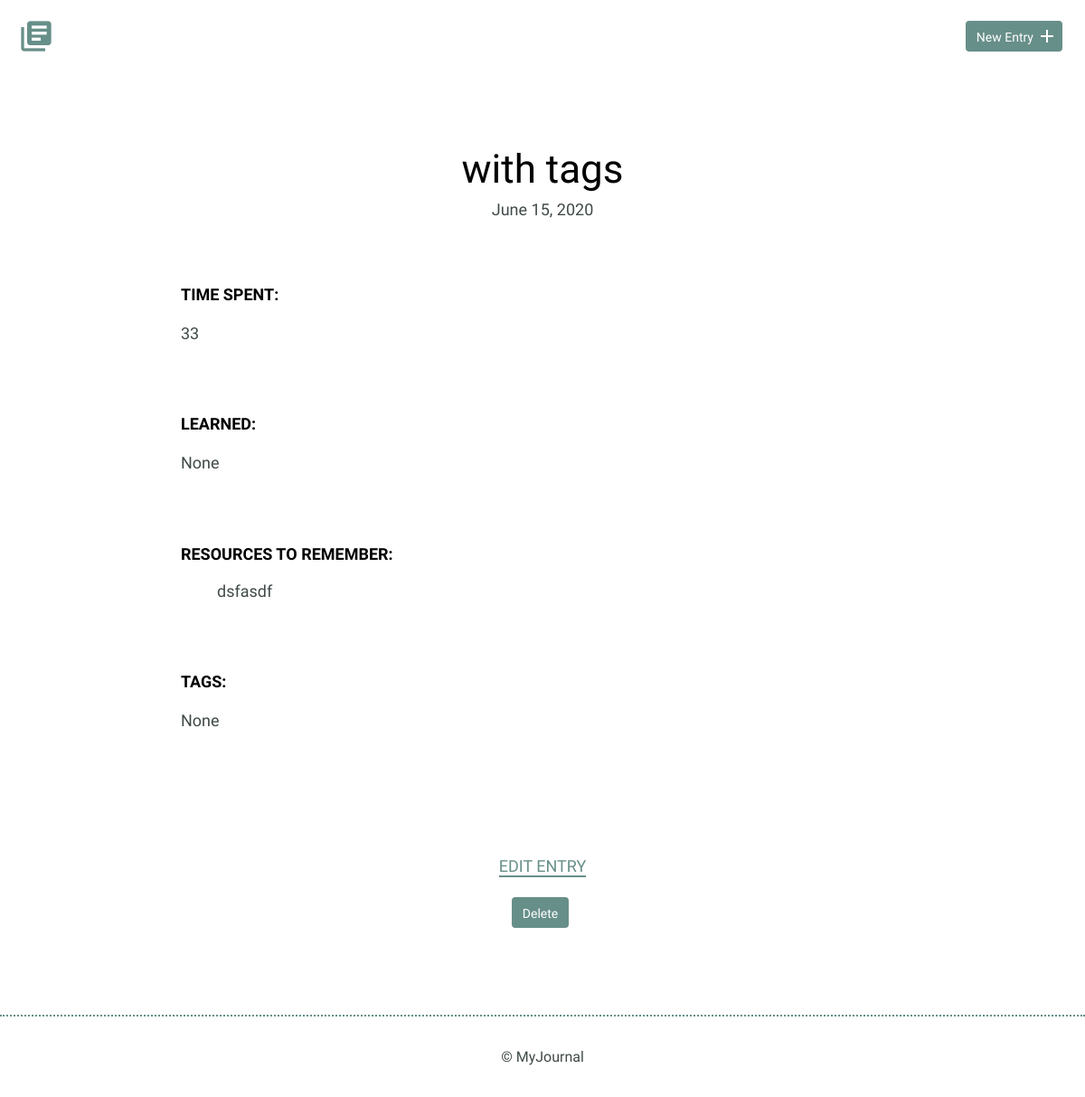
Before: /detail.php?id=10 with the older database file.
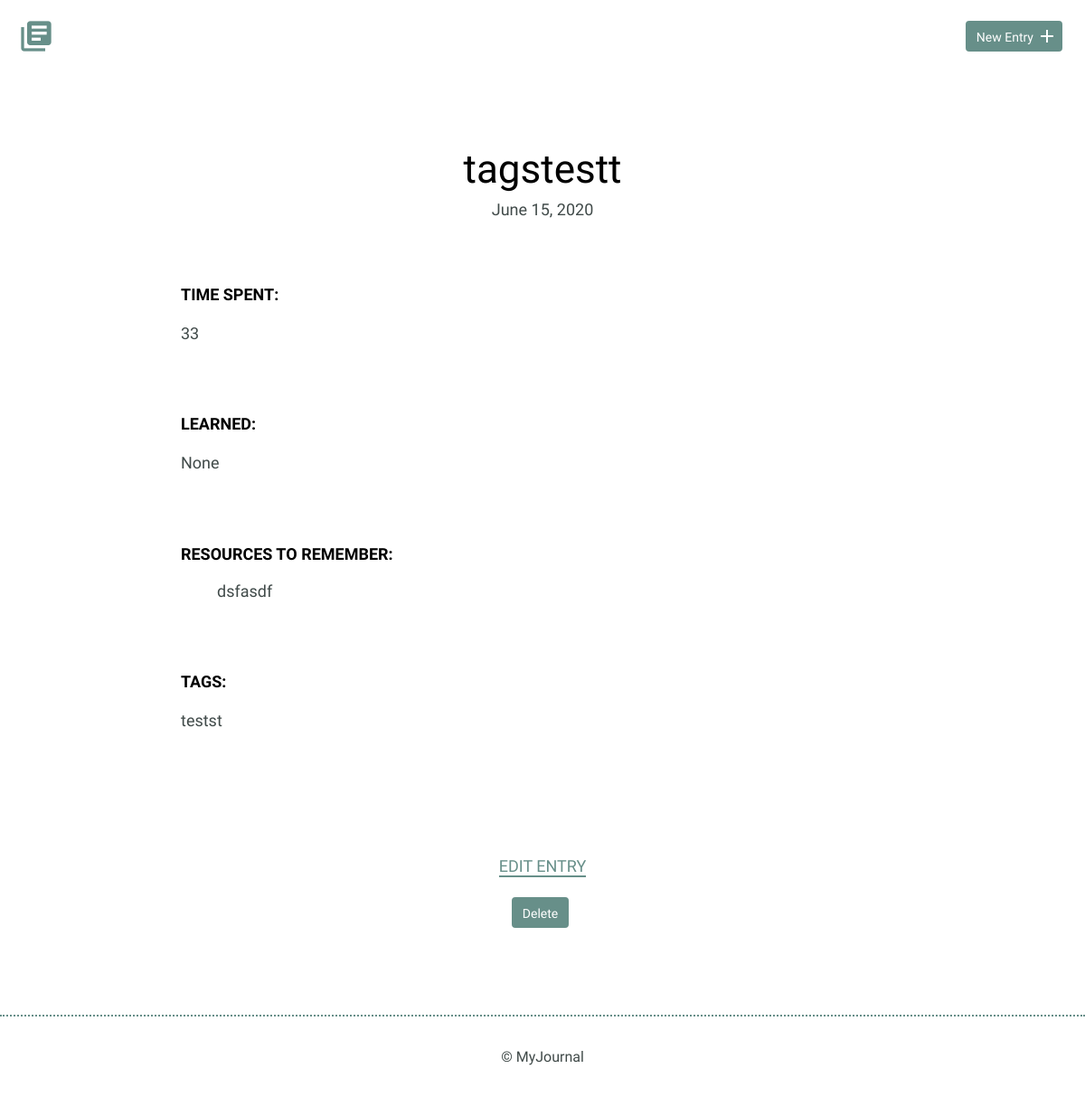
After: the same page with the newer database file.
### tables this page shows
CREATE TABLE "entries" (
	`id`	INTEGER,
	`title`	TEXT,
	`date`	TEXT,
	`time_spent`	INTEGER,
	`learned`	BLOB,
	`resources`	BLOB, tags text,
	PRIMARY KEY(`id`)
);

### inc/functions.php (called while the page is built, shortened)
<?php
function getEntryDetails($id) {
    include 'connection.php';
    try {
        $sql = "SELECT title, date, time_spent, learned, resources, tags FROM entries WHERE id = ?";
        $results = $db->prepare($sql);
        $results->bindValue(1, $id, PDO::PARAM_INT);
        $results->execute();
    } catch (Exception $e) {
        echo 'error: ' . $e->getMessage();
    }
    return $results->fetch(PDO::FETCH_ASSOC);
}
function convertDate($date) {
    $timestamp = strtotime($date);
    $formatted_time = date('F j, Y', $timestamp);
    return $formatted_time;
}

### detail.php (the view, shortened to what this page needs)
<?php
include 'inc/functions.php';
if (isset($_GET['id'])) {
    $id = filter_input(INPUT_GET, 'id', FILTER_SANITIZE_NUMBER_INT);
    if(getEntryDetails($id)) {
        $entry_details = getEntryDetails($id);
    } else {
        $error_msg = 'Unable to get details for that item. Check your item id to make sure its valid.';
    }
}
?>
<html>
    <head>
        <link rel="stylesheet" href="css/normalize.css">
        <link rel="stylesheet" href="css/site.css">
    </head>
    <body>
    <?php include 'header.php'?>
        <section>
            <div class="container">
                <div class="entry-list single">
                    <article>
                        <h1><?php
                            if(isset($error_msg)) {
                                echo $error_msg;
                                die();
                            } else {
                              echo $entry_details['title'];
                            }
                            ?></h1>
                        <time datetime="2016-01-31"><?= convertDate($entry_details['date']); ?></time>
                        <div class="entry">
                            <h3>Time Spent: </h3>
                            <p><?= $entry_details['time_spent']?></p>
                        </div>
                        <div class="entry">
                            <h3>Learned: </h3>
                            <?php if(!empty($entry_details['learned'])) {
                                echo "<p>{$entry_details['learned']}</p>";
                            } else {
                                echo "<p>None</p>";
                            }
                            ?>
                        </div>
                        <div class="entry">
                            <h3>Resources to Remember:</h3>
                            <?php if(!empty($entry_details['resources'])) {
                                echo "<ul>" .
                                "<li>{$entry_details['resources']}</li>" .
                                "</ul>";
                            } else {
                                echo "<p>None</p>";
                            }
                            ?>
                        </div>
                        <div class="entry">
                            <h3>Tags:</h3>
                            <?php if(!empty($entry_details['tags'])) {
                                echo "<p>{$entry_details['tags']}</p>";
                            } else {
                                echo "<p>None</p>";
                            }
                            ?>
                        </div>
                    </article>
                </div>
            </div>
            <div class="edit">
                <p><a href="edit.php?id=<?= $id ?>">Edit Entry</a></p>
                <form method="post" action="detail.php">
                    <input type="submit" value="Delete" class="delete" name="delete"/>
                </form>
            </div>
        </section>
        <?php include 'footer.php'; ?>
    </body>
</html>

Changed rows visible on the page:
changed entries "dsfasdf": title "with tags" → "tagstestt"; tags (not shown) → "testst"
Other visible differences:
text no longer shown: "None"
